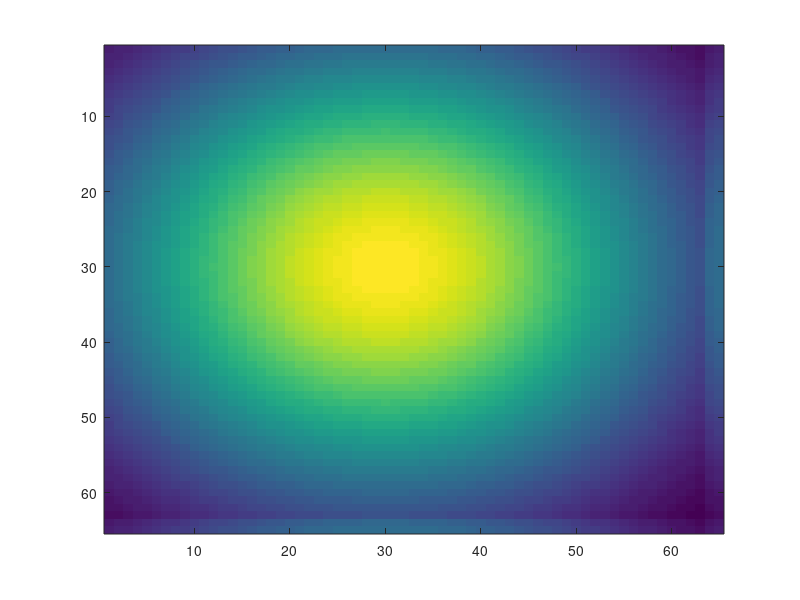

The MATLAB script that drew this image: (Note: this script raises an error after producing the figure.)
close all
%% Set up the domain and x&y nodes
LX = 1;
LY = 1;

NP = 64;
dx = LX/NP;
xLen = LX*NP+1; yLen = LY*NP+1;
sxp = linspace(0, LX, xLen); syp = linspace(0, LY, yLen);

%% Def rho ICs
%{
w = zeros(xLen, yLen);

for i=1:xLen
    for j=1:yLen
        w(i,j) = sin(1*pi/LX.*sxp(i)).*sin(1*pi/LY.*syp(j));%+ 0.1*randn(size(rho(:,1)));
        %w(i,j) = cos(2*pi/LX.*sxp(i)).*cos(2*pi/LY.*syp(j));
    end
end
%}
[i,j]=meshgrid(1:NP+1,1:NP+1);
sig = 10^(1.5);
gauss = @(x, y, sig) exp(-(x.^2 + y.^2)./(sig.^2)); % gaussian centered at 0
w = gauss(mod(i, NP)-30, mod(j, NP)-30, sig);


%Plot ICs
subplot(1,1,1);
imagesc(w);

%% Solve Poisson Equation for Psi
%Currently using FFT method, will eventually test with CR method and FACR
%method
Psi = FFT_MethodWtoPsi(w, NP, dx);

figure;
imagesc(Psi)

%[u, v] = PsiToVelocity(Psi, NP, dx, xLen, yLen);

%w = advectW(u, v, w, NP, dx, xLen, yLen);





